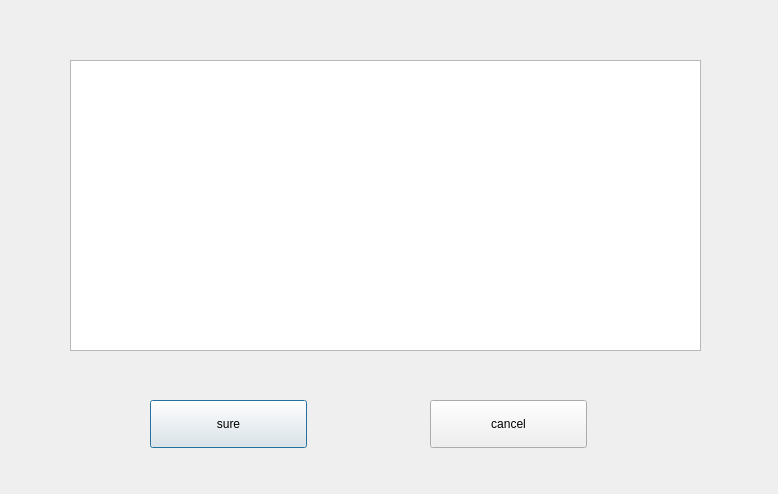
<?xml version="1.0" encoding="UTF-8"?>
<ui version="4.0">
 <class>Dialog</class>
 <widget class="QDialog" name="Dialog">
  <property name="geometry">
   <rect>
    <x>0</x>
    <y>0</y>
    <width>778</width>
    <height>494</height>
   </rect>
  </property>
  <property name="windowTitle">
   <string>device select</string>
  </property>
  <widget class="QTreeView" name="treeView">
   <property name="geometry">
    <rect>
     <x>70</x>
     <y>60</y>
     <width>631</width>
     <height>291</height>
    </rect>
   </property>
  </widget>
  <widget class="QPushButton" name="pushButton">
   <property name="geometry">
    <rect>
     <x>150</x>
     <y>400</y>
     <width>157</width>
     <height>48</height>
    </rect>
   </property>
   <property name="text">
    <string>sure</string>
   </property>
  </widget>
  <widget class="QPushButton" name="pushButton_2">
   <property name="geometry">
    <rect>
     <x>430</x>
     <y>400</y>
     <width>157</width>
     <height>48</height>
    </rect>
   </property>
   <property name="text">
    <string>cancel</string>
   </property>
  </widget>
 </widget>
 <resources/>
 <connections/>
</ui>
